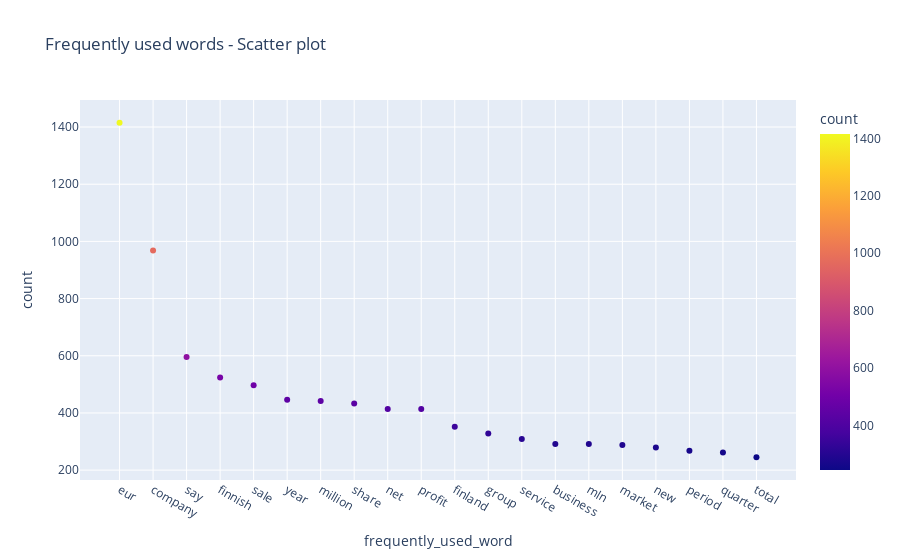

Notebook code for this chart:
### Code cell
fig = px.scatter(freq_word_df, x="frequently_used_word", y="count", color="count", title = 'Frequently used words - Scatter plot')
fig.show()

### Figure 1 — Plotly figure (JSON) as saved in the notebook; plotly's stock layout.template omitted (floating-point values rounded to 4 significant figures)
{"data": [{"hovertemplate": "frequently_used_word=%{x}<br>count=%{marker.color}<extra></extra>", "legendgroup": "", "marker": {"color": [1415, 968, 596, 524, 497, 446, 442, 433, 414, 414, 352, 328, 309, 291, 291, 288, 279, 268, 262, 245], "coloraxis": "coloraxis", "symbol": "circle"}, "mode": "markers", "name": "", "orientation": "v", "showlegend": false, "type": "scatter", "x": ["eur", "company", "say", "finnish", "sale", "year", "million", "share", "net", "profit", "finland", "group", "service", "business", "mln", "market", "new", "period", "quarter", "total"], "xaxis": "x", "y": [1415, 968, 596, 524, 497, 446, 442, 433, 414, 414, 352, 328, 309, 291, 291, 288, 279, 268, 262, 245], "yaxis": "y"}], "layout": {"coloraxis": {"colorbar": {"title": {"text": "count"}}, "colorscale": [[0, "#0d0887"], [0.1111, "#46039f"], [0.2222, "#7201a8"], [0.3333, "#9c179e"], [0.4444, "#bd3786"], [0.5556, "#d8576b"], [0.6667, "#ed7953"], [0.7778, "#fb9f3a"], [0.8889, "#fdca26"], [1, "#f0f921"]]}, "legend": {"tracegroupgap": 0}, "title": {"text": "Frequently used words - Scatter plot"}, "xaxis": {"anchor": "y", "domain": [0, 1], "title": {"text": "frequently_used_word"}}, "yaxis": {"anchor": "x", "domain": [0, 1], "title": {"text": "count"}}}}
